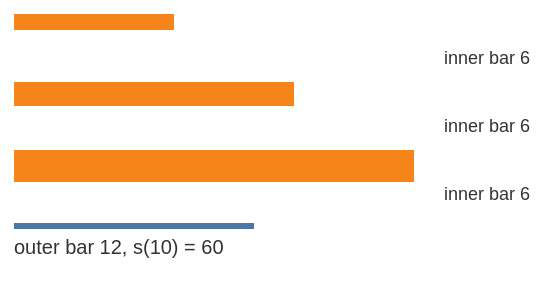

Specify this chart in Vega-Lite:
### Vega specification from a JSON file in a GitHub repository (floating-point values rounded to 4 significant figures)
{"$schema": "https://vega.github.io/schema/vega/v6.json", "description": "A group whose own signals and scales shadow the outer scope's. Each cell declares a signal named 'bar' and a scale named 's' that already exist outside it, so every reference inside the group has to resolve to the group's own and every reference outside it to the outer one — and the innermost group shadows the shadow. The height signal is read from the outer scope by a cell that does not redeclare it, which is what distinguishes shadowing from a fresh scope.", "width": 260, "height": 140, "padding": 5, "background": "white", "signals": [{"name": "bar", "value": 12}, {"name": "tint", "value": "#4c78a8"}, {"name": "rowHeight", "value": 34}], "scales": [{"name": "s", "type": "linear", "domain": [0, 10], "range": [0, 60]}, {"name": "outer", "type": "linear", "domain": [0, 10], "range": [0, 120]}], "data": [{"name": "rows", "values": [{"i": 0, "v": 4}, {"i": 1, "v": 7}, {"i": 2, "v": 10}]}], "marks": [{"type": "group", "from": {"data": "rows"}, "encode": {"enter": {"x": {"value": 0}, "y": {"signal": "datum.i * rowHeight"}, "width": {"signal": "width"}, "height": {"signal": "rowHeight"}}}, "signals": [{"name": "bar", "update": "8 + parent.i * 4"}, {"name": "tint", "value": "#f58518"}], "scales": [{"name": "s", "type": "linear", "domain": [0, 10], "range": [0, 200]}], "marks": [{"type": "rect", "encode": {"enter": {"x": {"value": 0}, "width": {"scale": "s", "signal": "parent.v"}, "y": {"value": 2}, "height": {"signal": "bar"}, "fill": {"signal": "tint"}}}}, {"type": "group", "encode": {"enter": {"x": {"value": 0}, "y": {"value": 16}, "width": {"signal": "width"}, "height": {"value": 14}}}, "signals": [{"name": "bar", "value": 6}], "marks": [{"type": "rect", "encode": {"enter": {"x": {"value": 0}, "width": {"scale": "s", "signal": "parent.v / 2"}, "y": {"value": 0}, "height": {"signal": "bar"}, "fill": {"value": "#54a24b"}}}}, {"type": "text", "encode": {"enter": {"x": {"signal": "width", "offset": -2}, "y": {"value": 8}, "align": {"value": "right"}, "baseline": {"value": "middle"}, "fontSize": {"value": 9}, "fill": {"value": "#333333"}, "text": {"signal": "'inner bar ' + bar"}}}}]}]}, {"type": "rule", "encode": {"enter": {"x": {"value": 0}, "x2": {"scale": "outer", "value": 10}, "y": {"signal": "3 * rowHeight + 6"}, "stroke": {"signal": "tint"}, "strokeWidth": {"signal": "bar / 4"}}}}, {"type": "text", "encode": {"enter": {"x": {"value": 0}, "y": {"signal": "3 * rowHeight + 20"}, "fontSize": {"value": 10}, "fill": {"value": "#333333"}, "text": {"signal": "'outer bar ' + bar + ', s(10) = ' + scale('s', 10)"}}}}]}
